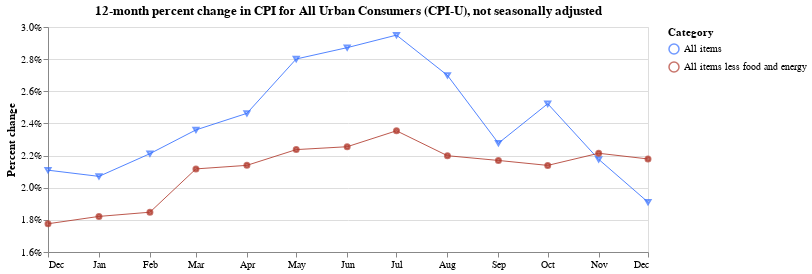

Source (notebook cell):
### Code cell
base = alt.Chart(
    two_cats,
    title="12-month percent change in CPI for All Urban Consumers (CPI-U), not seasonally adjusted"
).encode(
    x=alt.X(
        "date:T",
        timeUnit="utcyearmonth",
        axis=alt.Axis(
            title=None,
            labelAngle=0,
            grid=False,
            format="%b"
        )
    ),
    y=alt.Y(
        "pct_change:Q",
        axis=alt.Axis(title="Percent change", format='%'),
        scale=alt.Scale(domain=[0.016, 0.03])
    ),
    color=alt.Color(
        "series_items_name:N",
        legend=alt.Legend(title="Category"),
        scale=alt.Scale(range=["#336EFF", "#B03A2E",])
    )
)

line = base.mark_line(strokeWidth=0.85)
exes = base.transform_filter(alt.datum.series_items_name == 'All items').mark_point(shape="triangle-down", size=25)
points = base.transform_filter(alt.datum.series_items_name == 'All items less food and energy').mark_point(size=25, fill="#B03A2E")

(line + exes + points).properties(width=600, height=225)

### Figure 1 — Vega-Lite specification as saved in the notebook (floating-point values rounded to 4 significant figures)
{"$schema": "https://vega.github.io/schema/vega-lite/v2.6.0.json", "config": {"view": {"height": 300, "width": 400}}, "datasets": {"data-e681c4a1f0a67574f15d0d81d2082a54": [{"date": "2017-12-01", "pct_change": 0.02109, "period_abbreviation": "DEC", "period_code": "M12", "period_id": "M12", "period_month": 12, "period_name": "December", "period_type": "monthly", "series_area_code": "0000", "series_area_id": "0000", "series_area_name": "U.S. city average", "series_id": "CUUR0000SA0", "series_items_code": "SA0", "series_items_id": "SA0", "series_items_name": "All items", "series_periodicity_code": "R", "series_periodicity_id": "R", "series_periodicity_name": "Monthly", "series_seasonally_adjusted": false, "series_survey": "All urban consumers", "series_title": "All items in U.S. city average, all urban consumers, not seasonally adjusted", "value": 246.5, "year": 2017}, {"date": "2018-01-01", "pct_change": 0.02071, "period_abbreviation": "JAN", "period_code": "M01", "period_id": "M01", "period_month": 1, "period_name": "January", "period_type": "monthly", "series_area_code": "0000", "series_area_id": "0000", "series_area_name": "U.S. city average", "series_id": "CUUR0000SA0", "series_items_code": "SA0", "series_items_id": "SA0", "series_items_name": "All items", "series_periodicity_code": "R", "series_periodicity_id": "R", "series_periodicity_name": "Monthly", "series_seasonally_adjusted": false, "series_survey": "All urban consumers", "series_title": "All items in U.S. city average, all urban consumers, not seasonally adjusted", "value": 247.9, "year": 2018}, {"date": "2018-02-01", "pct_change": 0.02212, "period_abbreviation": "FEB", "period_code": "M02", "period_id": "M02", "period_month": 2, "period_name": "February", "period_type": "monthly", "series_area_code": "0000", "series_area_id": "0000", "series_area_name": "U.S. city average", "series_id": "CUUR0000SA0", "series_items_code": "SA0", "series_items_id": "SA0", "series_items_name": "All items", "series_periodicity_code": "R", "series_periodicity_id": "R", "series_periodicity_name": "Monthly", "series_seasonally_adjusted": false, "series_survey": "All urban consumers", "series_title": "All items in U.S. city average, all urban consumers, not seasonally adjusted", "value": 249.0, "year": 2018}, {"date": "2018-03-01", "pct_change": 0.0236, "period_abbreviation": "MAR", "period_code": "M03", "period_id": "M03", "period_month": 3, "period_name": "March", "period_type": "monthly", "series_area_code": "0000", "series_area_id": "0000", "series_area_name": "U.S. city average", "series_id": "CUUR0000SA0", "series_items_code": "SA0", "series_items_id": "SA0", "series_items_name": "All items", "series_periodicity_code": "R", "series_periodicity_id": "R", "series_periodicity_name": "Monthly", "series_seasonally_adjusted": false, "series_survey": "All urban consumers", "series_title": "All items in U.S. city average, all urban consumers, not seasonally adjusted", "value": 249.6, "year": 2018}, {"date": "2018-04-01", "pct_change": 0.02463, "period_abbreviation": "APR", "period_code": "M04", "period_id": "M04", "period_month": 4, "period_name": "April", "period_type": "monthly", "series_area_code": "0000", "series_area_id": "0000", "series_area_name": "U.S. city average", "series_id": "CUUR0000SA0", "series_items_code": "SA0", "series_items_id": "SA0", "series_items_name": "All items", "series_periodicity_code": "R", "series_periodicity_id": "R", "series_periodicity_name": "Monthly", "series_seasonally_adjusted": false, "series_survey": "All urban consumers", "series_title": "All items in U.S. city average, all urban consumers, not seasonally adjusted", "value": 250.5, "year": 2018}, {"date": "2018-05-01", "pct_change": 0.02801, "period_abbreviation": "MAY", "period_code": "M05", "period_id": "M05", "period_month": 5, "period_name": "May", "period_type": "monthly", "series_area_code": "0000", "series_area_id": "0000", "series_area_name": "U.S. city average", "series_id": "CUUR0000SA0", "series_items_code": "SA0", "series_items_id": "SA0", "series_items_name": "All items", "series_periodicity_code": "R", "series_periodicity_id": "R", "series_periodicity_name": "Monthly", "series_seasonally_adjusted": false, "series_survey": "All urban consumers", "series_title": "All items in U.S. city average, all urban consumers, not seasonally adjusted", "value": 251.6, "year": 2018}, {"date": "2018-06-01", "pct_change": 0.02872, "period_abbreviation": "JUN", "period_code": "M06", "period_id": "M06", "period_month": 6, "period_name": "June", "period_type": "monthly", "series_area_code": "0000", "series_area_id": "0000", "series_area_name": "U.S. city average", "series_id": "CUUR0000SA0", "series_items_code": "SA0", "series_items_id": "SA0", "series_items_name": "All items", "series_periodicity_code": "R", "series_periodicity_id": "R", "series_periodicity_name": "Monthly", "series_seasonally_adjusted": false, "series_survey": "All urban consumers", "series_title": "All items in U.S. city average, all urban consumers, not seasonally adjusted", "value": 252.0, "year": 2018}, {"date": "2018-07-01", "pct_change": 0.0295, "period_abbreviation": "JUL", "period_code": "M07", "period_id": "M07", "period_month": 7, "period_name": "July", "period_type": "monthly", "series_area_code": "0000", "series_area_id": "0000", "series_area_name": "U.S. city average", "series_id": "CUUR0000SA0", "series_items_code": "SA0", "series_items_id": "SA0", "series_items_name": "All items", "series_periodicity_code": "R", "series_periodicity_id": "R", "series_periodicity_name": "Monthly", "series_seasonally_adjusted": false, "series_survey": "All urban consumers", "series_title": "All items in U.S. city average, all urban consumers, not seasonally adjusted", "value": 252.0, "year": 2018}, {"date": "2018-08-01", "pct_change": 0.02699, "period_abbreviation": "AUG", "period_code": "M08", "period_id": "M08", "period_month": 8, "period_name": "August", "period_type": "monthly", "series_area_code": "0000", "series_area_id": "0000", "series_area_name": "U.S. city average", "series_id": "CUUR0000SA0", "series_items_code": "SA0", "series_items_id": "SA0", "series_items_name": "All items", "series_periodicity_code": "R", "series_periodicity_id": "R", "series_periodicity_name": "Monthly", "series_seasonally_adjusted": false, "series_survey": "All urban consumers", "series_title": "All items in U.S. city average, all urban consumers, not seasonally adjusted", "value": 252.1, "year": 2018}, {"date": "2018-09-01", "pct_change": 0.02277, "period_abbreviation": "SEP", "period_code": "M09", "period_id": "M09", "period_month": 9, "period_name": "September", "period_type": "monthly", "series_area_code": "0000", "series_area_id": "0000", "series_area_name": "U.S. city average", "series_id": "CUUR0000SA0", "series_items_code": "SA0", "series_items_id": "SA0", "series_items_name": "All items", "series_periodicity_code": "R", "series_periodicity_id": "R", "series_periodicity_name": "Monthly", "series_seasonally_adjusted": false, "series_survey": "All urban consumers", "series_title": "All items in U.S. city average, all urban consumers, not seasonally adjusted", "value": 252.4, "year": 2018}, {"date": "2018-10-01", "pct_change": 0.02522, "period_abbreviation": "OCT", "period_code": "M10", "period_id": "M10", "period_month": 10, "period_name": "October", "period_type": "monthly", "series_area_code": "0000", "series_area_id": "0000", "series_area_name": "U.S. city average", "series_id": "CUUR0000SA0", "series_items_code": "SA0", "series_items_id": "SA0", "series_items_name": "All items", "series_periodicity_code": "R", "series_periodicity_id": "R", "series_periodicity_name": "Monthly", "series_seasonally_adjusted": false, "series_survey": "All urban consumers", "series_title": "All items in U.S. city average, all urban consumers, not seasonally adjusted", "value": 252.9, "year": 2018}, {"date": "2018-11-01", "pct_change": 0.02177, "period_abbreviation": "NOV", "period_code": "M11", "period_id": "M11", "period_month": 11, "period_name": "November", "period_type": "monthly", "series_area_code": "0000", "series_area_id": "0000", "series_area_name": "U.S. city average", "series_id": "CUUR0000SA0", "series_items_code": "SA0", "series_items_id": "SA0", "series_items_name": "All items", "series_periodicity_code": "R", "series_periodicity_id": "R", "series_periodicity_name": "Monthly", "series_seasonally_adjusted": false, "series_survey": "All urban consumers", "series_title": "All items in U.S. city average, all urban consumers, not seasonally adjusted", "value": 252.0, "year": 2018}, {"date": "2018-12-01", "pct_change": 0.0191, "period_abbreviation": "DEC", "period_code": "M12", "period_id": "M12", "period_month": 12, "period_name": "December", "period_type": "monthly", "series_area_code": "0000", "series_area_id": "0000", "series_area_name": "U.S. city average", "series_id": "CUUR0000SA0", "series_items_code": "SA0", "series_items_id": "SA0", "series_items_name": "All items", "series_periodicity_code": "R", "series_periodicity_id": "R", "series_periodicity_name": "Monthly", "series_seasonally_adjusted": false, "series_survey": "All urban consumers", "series_title": "All items in U.S. city average, all urban consumers, not seasonally adjusted", "value": 251.2, "year": 2018}, {"date": "2017-12-01", "pct_change": 0.01776, "period_abbreviation": "DEC", "period_code": "M12", "period_id": "M12", "period_month": 12, "period_name": "December", "period_type": "monthly", "series_area_code": "0000", "series_area_id": "0000", "series_area_name": "U.S. city average", "series_id": "CUUR0000SA0L1E", "series_items_code": "SA0L1E", "series_items_id": "SA0L1E", "series_items_name": "All items less food and energy", "series_periodicity_code": "R", "series_periodicity_id": "R", "series_periodicity_name": "Monthly", "series_seasonally_adjusted": false, "series_survey": "All urban consumers", "series_title": "All items less food and energy in U.S. city average, all urban consumers, not seasonally adjusted", "value": 253.6, "year": 2017}, {"date": "2018-01-01", "pct_change": 0.01821, "period_abbreviation": "JAN", "period_code": "M01", "period_id": "M01", "period_month": 1, "period_name": "January", "period_type": "monthly", "series_area_code": "0000", "series_area_id": "0000", "series_area_name": "U.S. city average", "series_id": "CUUR0000SA0L1E", "series_items_code": "SA0L1E", "series_items_id": "SA0L1E", "series_items_name": "All items less food and energy", "series_periodicity_code": "R", "series_periodicity_id": "R", "series_periodicity_name": "Monthly", "series_seasonally_adjusted": false, "series_survey": "All urban consumers", "series_title": "All items less food and energy in U.S. city average, all urban consumers, not seasonally adjusted", "value": 254.6, "year": 2018}, {"date": "2018-02-01", "pct_change": 0.01848, "period_abbreviation": "FEB", "period_code": "M02", "period_id": "M02", "period_month": 2, "period_name": "February", "period_type": "monthly", "series_area_code": "0000", "series_area_id": "0000", "series_area_name": "U.S. city average", "series_id": "CUUR0000SA0L1E", "series_items_code": "SA0L1E", "series_items_id": "SA0L1E", "series_items_name": "All items less food and energy", "series_periodicity_code": "R", "series_periodicity_id": "R", "series_periodicity_name": "Monthly", "series_seasonally_adjusted": false, "series_survey": "All urban consumers", "series_title": "All items less food and energy in U.S. city average, all urban consumers, not seasonally adjusted", "value": 255.8, "year": 2018}, {"date": "2018-03-01", "pct_change": 0.02117, "period_abbreviation": "MAR", "period_code": "M03", "period_id": "M03", "period_month": 3, "period_name": "March", "period_type": "monthly", "series_area_code": "0000", "series_area_id": "0000", "series_area_name": "U.S. city average", "series_id": "CUUR0000SA0L1E", "series_items_code": "SA0L1E", "series_items_id": "SA0L1E", "series_items_name": "All items less food and energy", "series_periodicity_code": "R", "series_periodicity_id": "R", "series_periodicity_name": "Monthly", "series_seasonally_adjusted": false, "series_survey": "All urban consumers", "series_title": "All items less food and energy in U.S. city average, all urban consumers, not seasonally adjusted", "value": 256.6, "year": 2018}, {"date": "2018-04-01", "pct_change": 0.02139, "period_abbreviation": "APR", "period_code": "M04", "period_id": "M04", "period_month": 4, "period_name": "April", "period_type": "monthly", "series_area_code": "0000", "series_area_id": "0000", "series_area_name": "U.S. city average", "series_id": "CUUR0000SA0L1E", "series_items_code": "SA0L1E", "series_items_id": "SA0L1E", "series_items_name": "All items less food and energy", "series_periodicity_code": "R", "series_periodicity_id": "R", "series_periodicity_name": "Monthly", "series_seasonally_adjusted": false, "series_survey": "All urban consumers", "series_title": "All items less food and energy in U.S. city average, all urban consumers, not seasonally adjusted", "value": 257.0, "year": 2018}, {"date": "2018-05-01", "pct_change": 0.02237, "period_abbreviation": "MAY", "period_code": "M05", "period_id": "M05", "period_month": 5, "period_name": "May", "period_type": "monthly", "series_area_code": "0000", "series_area_id": "0000", "series_area_name": "U.S. city average", "series_id": "CUUR0000SA0L1E", "series_items_code": "SA0L1E", "series_items_id": "SA0L1E", "series_items_name": "All items less food and energy", "series_periodicity_code": "R", "series_periodicity_id": "R", "series_periodicity_name": "Monthly", "series_seasonally_adjusted": false, "series_survey": "All urban consumers", "series_title": "All items less food and energy in U.S. city average, all urban consumers, not seasonally adjusted", "value": 257.5, "year": 2018}, {"date": "2018-06-01", "pct_change": 0.02255, "period_abbreviation": "JUN", "period_code": "M06", "period_id": "M06", "period_month": 6, "period_name": "June", "period_type": "monthly", "series_area_code": "0000", "series_area_id": "0000", "series_area_name": "U.S. city average", "series_id": "CUUR0000SA0L1E", "series_items_code": "SA0L1E", "series_items_id": "SA0L1E", "series_items_name": "All items less food and energy", "series_periodicity_code": "R", "series_periodicity_id": "R", "series_periodicity_name": "Monthly", "series_seasonally_adjusted": false, "series_survey": "All urban consumers", "series_title": "All items less food and energy in U.S. city average, all urban consumers, not seasonally adjusted", "value": 257.7, "year": 2018}, {"date": "2018-07-01", "pct_change": 0.02354, "period_abbreviation": "JUL", "period_code": "M07", "period_id": "M07", "period_month": 7, "period_name": "July", "period_type": "monthly", "series_area_code": "0000", "series_area_id": "0000", "series_area_name": "U.S. city average", "series_id": "CUUR0000SA0L1E", "series_items_code": "SA0L1E", "series_items_id": "SA0L1E", "series_items_name": "All items less food and energy", "series_periodicity_code": "R", "series_periodicity_id": "R", "series_periodicity_name": "Monthly", "series_seasonally_adjusted": false, "series_survey": "All urban consumers", "series_title": "All items less food and energy in U.S. city average, all urban consumers, not seasonally adjusted", "value": 257.9, "year": 2018}, {"date": "2018-08-01", "pct_change": 0.02199, "period_abbreviation": "AUG", "period_code": "M08", "period_id": "M08", "period_month": 8, "period_name": "August", "period_type": "monthly", "series_area_code": "0000", "series_area_id": "0000", "series_area_name": "U.S. city average", "series_id": "CUUR0000SA0L1E", "series_items_code": "SA0L1E", "series_items_id": "SA0L1E", "series_items_name": "All items less food and energy", "series_periodicity_code": "R", "series_periodicity_id": "R", "series_periodicity_name": "Monthly", "series_seasonally_adjusted": false, "series_survey": "All urban consumers", "series_title": "All items less food and energy in U.S. city average, all urban consumers, not seasonally adjusted", "value": 258.0, "year": 2018}, {"date": "2018-09-01", "pct_change": 0.0217, "period_abbreviation": "SEP", "period_code": "M09", "period_id": "M09", "period_month": 9, "period_name": "September", "period_type": "monthly", "series_area_code": "0000", "series_area_id": "0000", "series_area_name": "U.S. city average", "series_id": "CUUR0000SA0L1E", "series_items_code": "SA0L1E", "series_items_id": "SA0L1E", "series_items_name": "All items less food and energy", "series_periodicity_code": "R", "series_periodicity_id": "R", "series_periodicity_name": "Monthly", "series_seasonally_adjusted": false, "series_survey": "All urban consumers", "series_title": "All items less food and energy in U.S. city average, all urban consumers, not seasonally adjusted", "value": 258.4, "year": 2018}, {"date": "2018-10-01", "pct_change": 0.02139, "period_abbreviation": "OCT", "period_code": "M10", "period_id": "M10", "period_month": 10, "period_name": "October", "period_type": "monthly", "series_area_code": "0000", "series_area_id": "0000", "series_area_name": "U.S. city average", "series_id": "CUUR0000SA0L1E", "series_items_code": "SA0L1E", "series_items_id": "SA0L1E", "series_items_name": "All items less food and energy", "series_periodicity_code": "R", "series_periodicity_id": "R", "series_periodicity_name": "Monthly", "series_seasonally_adjusted": false, "series_survey": "All urban consumers", "series_title": "All items less food and energy in U.S. city average, all urban consumers, not seasonally adjusted", "value": 259.1, "year": 2018}, {"date": "2018-11-01", "pct_change": 0.02214, "period_abbreviation": "NOV", "period_code": "M11", "period_id": "M11", "period_month": 11, "period_name": "November", "period_type": "monthly", "series_area_code": "0000", "series_area_id": "0000", "series_area_name": "U.S. city average", "series_id": "CUUR0000SA0L1E", "series_items_code": "SA0L1E", "series_items_id": "SA0L1E", "series_items_name": "All items less food and energy", "series_periodicity_code": "R", "series_periodicity_id": "R", "series_periodicity_name": "Monthly", "series_seasonally_adjusted": false, "series_survey": "All urban consumers", "series_title": "All items less food and energy in U.S. city average, all urban consumers, not seasonally adjusted", "value": 259.1, "year": 2018}, {"date": "2018-12-01", "pct_change": 0.02179, "period_abbreviation": "DEC", "period_code": "M12", "period_id": "M12", "period_month": 12, "period_name": "December", "period_type": "monthly", "series_area_code": "0000", "series_area_id": "0000", "series_area_name": "U.S. city average", "series_id": "CUUR0000SA0L1E", "series_items_code": "SA0L1E", "series_items_id": "SA0L1E", "series_items_name": "All items less food and energy", "series_periodicity_code": "R", "series_periodicity_id": "R", "series_periodicity_name": "Monthly", "series_seasonally_adjusted": false, "series_survey": "All urban consumers", "series_title": "All items less food and energy in U.S. city average, all urban consumers, not seasonally adjusted", "value": 259.1, "year": 2018}]}, "height": 225, "layer": [{"data": {"name": "data-e681c4a1f0a67574f15d0d81d2082a54"}, "encoding": {"color": {"field": "series_items_name", "legend": {"title": "Category"}, "scale": {"range": ["#336EFF", "#B03A2E"]}, "type": "nominal"}, "x": {"axis": {"format": "%b", "grid": false, "labelAngle": 0, "title": null}, "field": "date", "timeUnit": "utcyearmonth", "type": "temporal"}, "y": {"axis": {"format": "%", "title": "Percent change"}, "field": "pct_change", "scale": {"domain": [0.016, 0.03]}, "type": "quantitative"}}, "mark": {"strokeWidth": 0.85, "type": "line"}, "title": "12-month percent change in CPI for All Urban Consumers (CPI-U), not seasonally adjusted"}, {"data": {"name": "data-e681c4a1f0a67574f15d0d81d2082a54"}, "encoding": {"color": {"field": "series_items_name", "legend": {"title": "Category"}, "scale": {"range": ["#336EFF", "#B03A2E"]}, "type": "nominal"}, "x": {"axis": {"format": "%b", "grid": false, "labelAngle": 0, "title": null}, "field": "date", "timeUnit": "utcyearmonth", "type": "temporal"}, "y": {"axis": {"format": "%", "title": "Percent change"}, "field": "pct_change", "scale": {"domain": [0.016, 0.03]}, "type": "quantitative"}}, "mark": {"shape": "triangle-down", "size": 25, "type": "point"}, "title": "12-month percent change in CPI for All Urban Consumers (CPI-U), not seasonally adjusted", "transform": [{"filter": "(datum.series_items_name === 'All items')"}]}, {"data": {"name": "data-e681c4a1f0a67574f15d0d81d2082a54"}, "encoding": {"color": {"field": "series_items_name", "legend": {"title": "Category"}, "scale": {"range": ["#336EFF", "#B03A2E"]}, "type": "nominal"}, "x": {"axis": {"format": "%b", "grid": false, "labelAngle": 0, "title": null}, "field": "date", "timeUnit": "utcyearmonth", "type": "temporal"}, "y": {"axis": {"format": "%", "title": "Percent change"}, "field": "pct_change", "scale": {"domain": [0.016, 0.03]}, "type": "quantitative"}}, "mark": {"fill": "#B03A2E", "size": 25, "type": "point"}, "title": "12-month percent change in CPI for All Urban Consumers (CPI-U), not seasonally adjusted", "transform": [{"filter": "(datum.series_items_name === 'All items less food and energy')"}]}], "width": 600}
